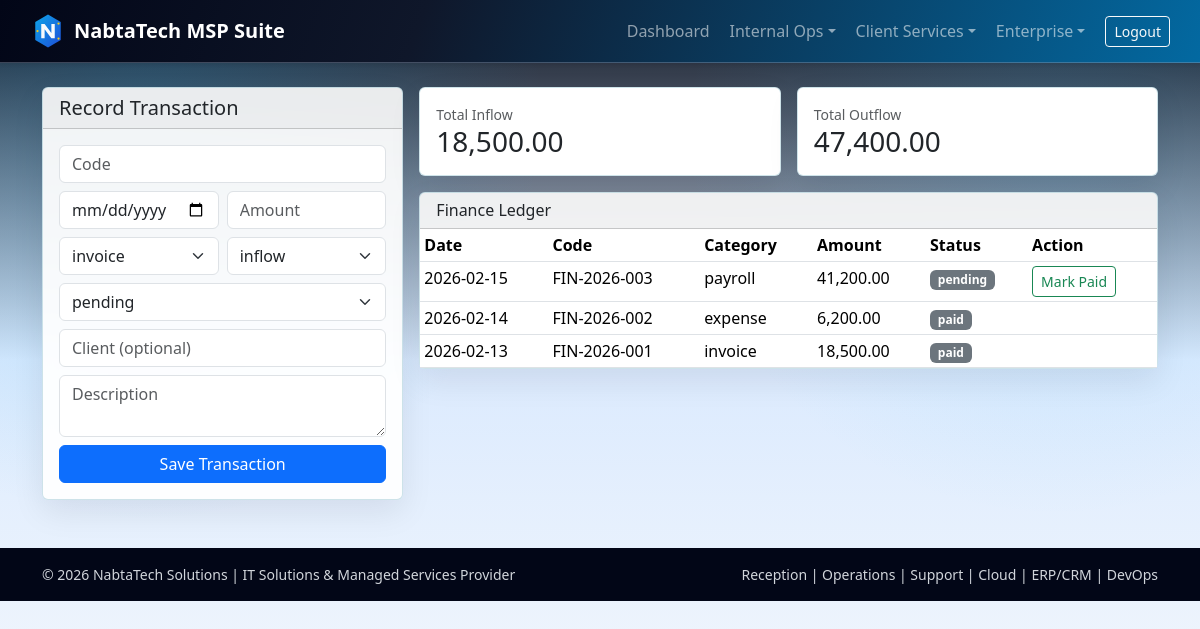
/finance.php (signed in), run on the app's committed database.
### tables this page shows
CREATE TABLE IF NOT EXISTS finance_transactions (
    transaction_id INT AUTO_INCREMENT PRIMARY KEY,
    transaction_code VARCHAR(30) UNIQUE NOT NULL,
    transaction_date DATE NOT NULL,
    category ENUM('invoice', 'expense', 'payroll', 'subscription') NOT NULL,
    description VARCHAR(255),
    amount DECIMAL(12,2) NOT NULL,
    direction ENUM('inflow', 'outflow') NOT NULL,
    payment_status ENUM('pending', 'paid', 'overdue') DEFAULT 'pending',
    client_name VARCHAR(120),
    created_at TIMESTAMP DEFAULT CURRENT_TIMESTAMP,
    INDEX idx_date (transaction_date)
);

### src/db.php (called while the page is built, shortened)
<?php
function db(): PDO
{
    static $pdo = null;
    if ($pdo instanceof PDO) {
        return $pdo;
    }
    $host = env('DB_HOST', env('MYSQLHOST', '127.0.0.1'));
    $port = env('DB_PORT', env('MYSQLPORT', '3306'));
    $name = env('DB_NAME', env('MYSQLDATABASE', 'nabtatech_office'));
    $user = env('DB_USER', env('MYSQLUSER', 'root'));
    $pass = env('DB_PASS', env('MYSQLPASSWORD', ''));
    $dsn = sprintf('mysql:host=%s;port=%s;dbname=%s;charset=utf8mb4', $host, $port, $name);
    $pdo = new PDO($dsn, $user, $pass, [
        PDO::ATTR_ERRMODE => PDO::ERRMODE_EXCEPTION,
        PDO::ATTR_DEFAULT_FETCH_MODE => PDO::FETCH_ASSOC,
    ]);
    return $pdo;
}

### src/helpers.php (called while the page is built, shortened)
<?php
function e(string $value): string
{
    return htmlspecialchars($value, ENT_QUOTES, 'UTF-8');
}

### public/finance.php (the view, shortened to what this page needs)
<?php
$transactions = db()->query('SELECT transaction_id, transaction_code, transaction_date, category, amount, direction, payment_status, client_name FROM finance_transactions ORDER BY transaction_date DESC LIMIT 60')->fetchAll();
$totals = db()->query("SELECT SUM(CASE WHEN direction='inflow' THEN amount ELSE 0 END) AS inflow, SUM(CASE WHEN direction='outflow' THEN amount ELSE 0 END) AS outflow FROM finance_transactions")->fetch();
?>
<div class="row g-3">
    <div class="col-lg-4">
        <div class="card glass-card tech-card">
            <div class="card-header"><h1 class="h5 mb-0">Record Transaction</h1></div>
            <div class="card-body">
                <form method="post" class="row g-2">
                    <div class="col-12"><input class="form-control" name="transaction_code" placeholder="Code" required></div>
                    <div class="col-6"><input class="form-control" type="date" name="transaction_date" required></div>
                    <div class="col-6"><input class="form-control" type="number" step="0.01" name="amount" placeholder="Amount" required></div>
                    <div class="col-6"><select class="form-select" name="category"><option>invoice</option><option>expense</option><option>payroll</option><option>subscription</option></select></div>
                    <div class="col-6"><select class="form-select" name="direction"><option>inflow</option><option>outflow</option></select></div>
                    <div class="col-12"><select class="form-select" name="payment_status"><option>pending</option><option>paid</option><option>overdue</option></select></div>
                    <div class="col-12"><input class="form-control" name="client_name" placeholder="Client (optional)"></div>
                    <div class="col-12"><textarea class="form-control" name="description" rows="2" placeholder="Description"></textarea></div>
                    <div class="col-12 d-grid"><button class="btn btn-primary">Save Transaction</button></div>
                </form>
            </div>
        </div>
    </div>
    <div class="col-lg-8">
        <div class="row g-3 mb-3">
            <div class="col-md-6"><div class="card tech-card"><div class="card-body"><div class="small text-muted">Total Inflow</div><div class="h3 mb-0"><?= number_format((float) ($totals['inflow'] ?? 0), 2) ?></div></div></div></div>
            <div class="col-md-6"><div class="card tech-card"><div class="card-body"><div class="small text-muted">Total Outflow</div><div class="h3 mb-0"><?= number_format((float) ($totals['outflow'] ?? 0), 2) ?></div></div></div></div>
        </div>
        <div class="card glass-card tech-card">
            <div class="card-header"><h2 class="h6 mb-0">Finance Ledger</h2></div>
            <div class="table-responsive">
                <table class="table table-sm mb-0">
                    <thead><tr><th>Date</th><th>Code</th><th>Category</th><th>Amount</th><th>Status</th><th>Action</th></tr></thead>
                    <tbody>
                    <?php foreach ($transactions as $t): ?>
                        <tr>
                            <td><?= e((string) $t['transaction_date']) ?></td>
                            <td><?= e((string) $t['transaction_code']) ?></td>
                            <td><?= e((string) $t['category']) ?></td>
                            <td><?= number_format((float) $t['amount'], 2) ?></td>
                            <td><span class="badge text-bg-secondary"><?= e((string) $t['payment_status']) ?></span></td>
                            <td>
                                <?php if ((string) $t['payment_status'] !== 'paid'): ?>
                                    <a class="btn btn-sm btn-outline-success" href="finance.php?action=mark_paid&id=<?= (int) $t['transaction_id'] ?>">Mark Paid</a>
                                <?php endif; ?>
                            </td>
                        </tr>
                    <?php endforeach; ?>
                    </tbody>
                </table>
            </div>
        </div>
    </div>
</div>

### public/assets/css/style.css (style rules this page uses)
.glass-card { background: rgba(255, 255, 255, 0.93); border: 1px solid rgba(148, 163, 184, 0.35); backdrop-filter: blur(6px); }
.tech-card { border: 1px solid rgba(14, 116, 144, 0.2); box-shadow: 0 12px 32px rgba(2, 6, 23, 0.08); transition: transform 0.2s ease, box-shadow 0.2s ease; }
.table thead { background: #0f172a; color: #e2e8f0; }

### data on the page
finance_transactions: transaction_date "2026-02-15", transaction_code "FIN-2026-003", category "payroll", amount "41,200.00", payment_status "pending"
finance_transactions: transaction_date "2026-02-14", transaction_code "FIN-2026-002", category "expense", amount "6,200.00", payment_status "paid"
finance_transactions: transaction_date "2026-02-13", transaction_code "FIN-2026-001", category "invoice", amount "18,500.00", payment_status "paid"

### other printed values
$totals['inflow'] "18,500.00"
$totals['outflow'] "47,400.00"
